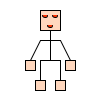
Frame 1 (no input)
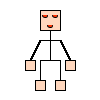
Frame 60 (the mouse pressed at the canvas centre just before this capture)
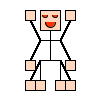
Frame 120 (the mouse held since frame 60 and released just before this capture)

The Processing sketch that drew these frames (run headless with seeded random() and noise(); from frame 60 on, the mouse is pressed at the canvas centre):

// Processing sketch: processing_96135
// ── processing_96135.pde

void setup(){
  smooth();
  background(255);
}

void draw(){
  println(mousePressed);
  fill(255,215,190);
  rect(40, 10, 20, 20);
  line(50, 30, 50, 60);
  line(40, 40, 60, 40);
  line(40, 40, 30, 60);
  line(60, 40, 70, 60);
  rect(25, 60, 10, 10);
  rect(65, 60, 10, 10);
  //leg
  line(40, 60, 60, 60);
  line(40, 60, 40, 80);
  line(60, 60, 60, 80);
  rect(35, 80, 10, 10);
  rect(55, 80, 10, 10);
  //face
  fill(255,50,0);
  arc(50, 25, 5, 5, 0, PI);
  arc(45, 15, 5, 5, 0, (PI/180)*180);
  arc(55, 15, 5, 5, 0, (PI/180)*180);

//nosmooth();
  //mouse pressed
  //[if (some condition is true)]
  if (mousePressed){
    fill(255,215,190);
  rect(40, 10, 20, 20);
  line(50, 30, 50, 60);
  line(40, 40, 60, 40);
  line(40, 40, 25, 10);
  line(60, 40, 75, 10);
  rect(25, 10, 10, 10);
  rect(65, 10, 10, 10);
  //leg
  line(40, 60, 60, 60);
  line(40, 60, 30, 80);
  line(60, 60, 70, 80);
  rect(25, 80, 10, 10);
  rect(65, 80, 10, 10);
  //face
  fill(255,50,0);
  arc(50, 22, 10, 10, 0, PI);
  arc(45, 15, 5, 5, 0, (PI/180)*180);
  arc(55, 15, 5, 5, 0, (PI/180)*180);
  }
}
